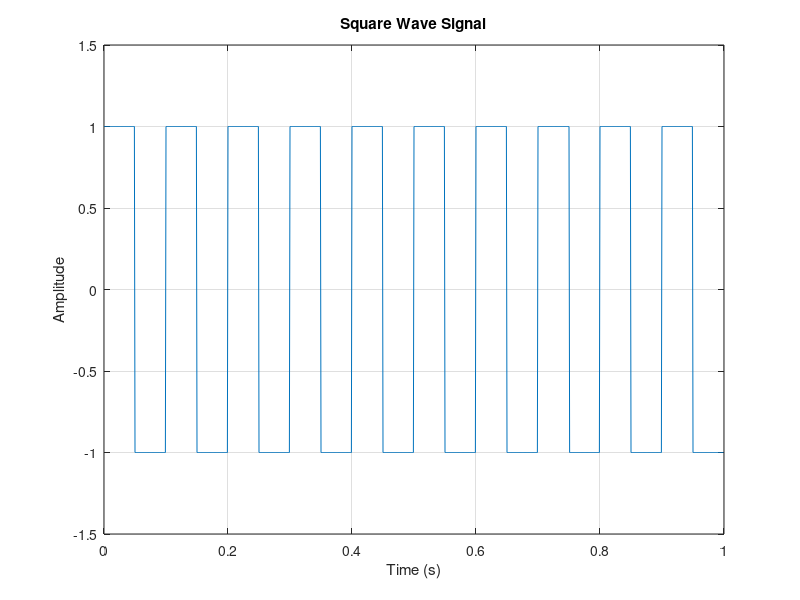
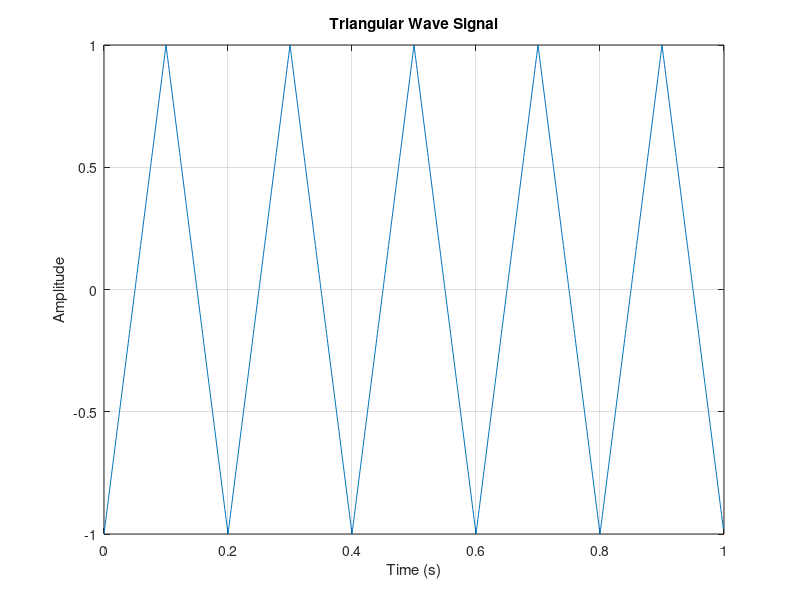
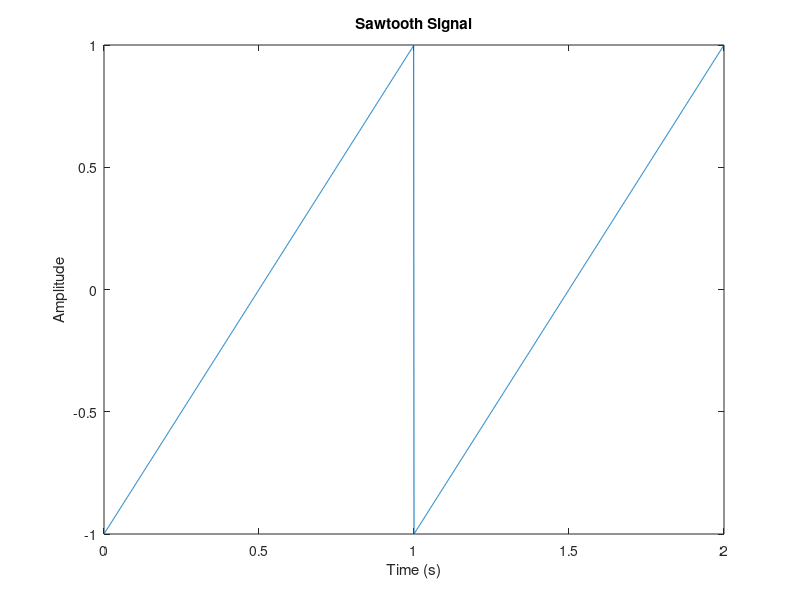
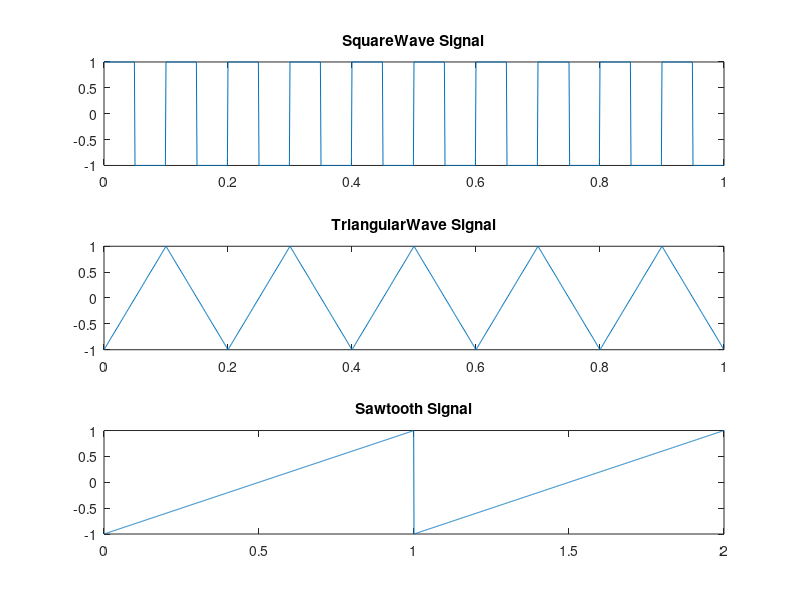

Write the MATLAB code that produced these figures, in order.
close all
clc
clear all
                                                                    
%Baraquia,Elace Kyla
                                     %% 1. Squarewave signal %%

% Define parameters square wave signal
frequency = 10; % Frequency of the square wave (in Hz)
amplitude = 1; % Amplitude of the square wave
sampling_rate = 1000; % Sampling rate (in Hz)
duration = 1; % Duration of the signal (in seconds)

% Generate time vector
t = 0:1/sampling_rate:duration-1/sampling_rate;

% Generate square wave signal
square_wave = amplitude * square(2 * pi * frequency * t);

% Plot the square wave signal
figure;
plot(t, square_wave);
xlabel('Time (s)');
ylabel('Amplitude');
title('Square Wave Signal');
ylim([-1.5 1.5]); % Set y-axis limits to visualize the square wave
grid on;

                                        %% 2. Triangularwave signal %%

% Define parameters
frq = 5; % Frequency of the triangular wave (in Hz)
amp = 1; % Amplitude of the triangular wave
sampl_rate = 1000; % Sampling rate (in Hz)
duration = 1; % Duration of the signal (in seconds)

% Generate time vector
tim = 0:1/sampl_rate:duration-1/sampl_rate;

% Generate triangular wave signal
triangular_wave = amp * sawtooth(2 * pi * frq * tim, 0.5);

% Plot the triangular wave signal
figure;
plot(tim, triangular_wave);
xlabel('Time (s)');
ylabel('Amplitude');
title('Triangular Wave Signal');
grid on;



                                      %% 3. Sawtooth signal %%

%Define Parameter sawtooth signal
freq = 1;        % Frequency of the sawtooth signal (Hz)
drn = 2;         % Duration of the signal (seconds)
samp_rt = 1000; % Sampling rate (samples per second)

% Time vector
tm = 0:1/samp_rt:drn-1/samp_rt;

% Generate sawtooth signal
sawtooth_signal = sawtooth(2*pi*freq*tm);

% Plot the signal
figure;
plot(tm, sawtooth_signal);
title('Sawtooth Signal');
xlabel('Time (s)');
ylabel('Amplitude');


                                     
% Create a figure
figure;

% Subplot 1
subplot(3,1,1);
plot(t, square_wave); 
title('SquareWave Signal');

% Subplot 2
subplot(3,1,2);
plot(tim, triangular_wave); 
title('TriangularWave Signal');

% Subplot 3
subplot(3,1,3);
plot(tm, sawtooth_signal); 
title('Sawtooth Signal');



